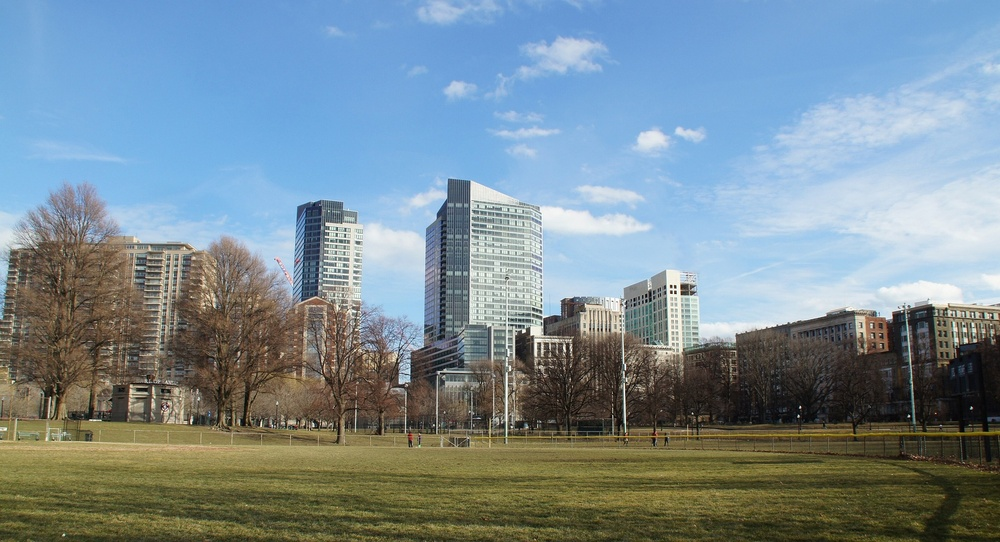
#> input picture OpenCV/Photos/boston.jpg, 1000 x 542 px, shrunk from 1920 x 1041 before the run, found by its file name
$ python edgecascade.py
#> lines starting #> are read from the running program, lines starting #| are printed output that depends on the picture; after the words box and inside, x2 and y2 are one past the last pixel; in counts of white or black regions, pixels touching at a corner belong together
import cv2 as cv
img=cv.imread('Photos/boston.jpg')
#> img is the input picture: shape (542, 1000, 3); mean B, G, R 148.9, 140.1, 122.2
cv.imshow('Image',img)
# canny=cv.Canny(img,125,175)
# cv.imshow('Canny',canny)
blur=cv.GaussianBlur(img,(7,7),cv.BORDER_DEFAULT)
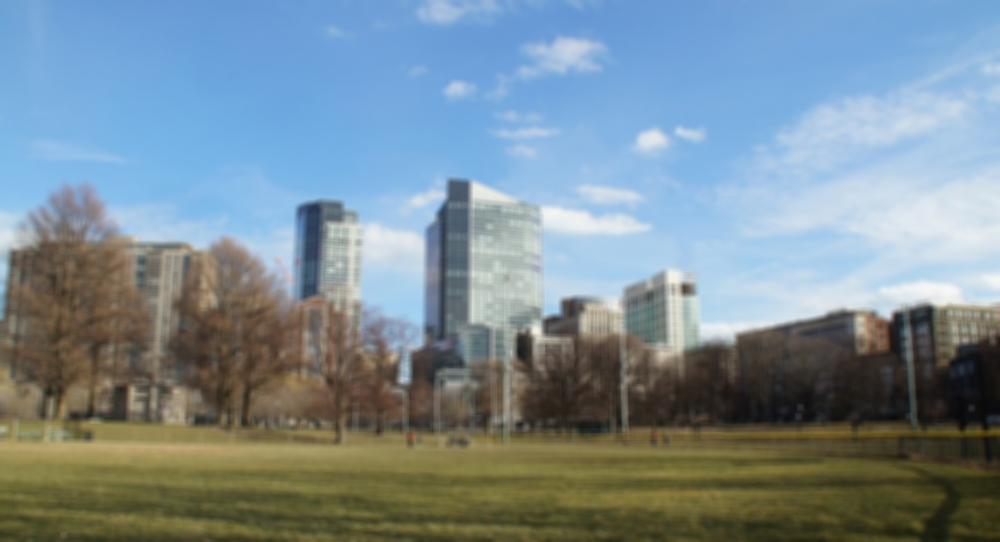
#> blur: shape (542, 1000, 3); mean B, G, R 148.9, 140.1, 122.2
cv.imshow('Blur',blur)
canny=cv.Canny(blur,125,175)
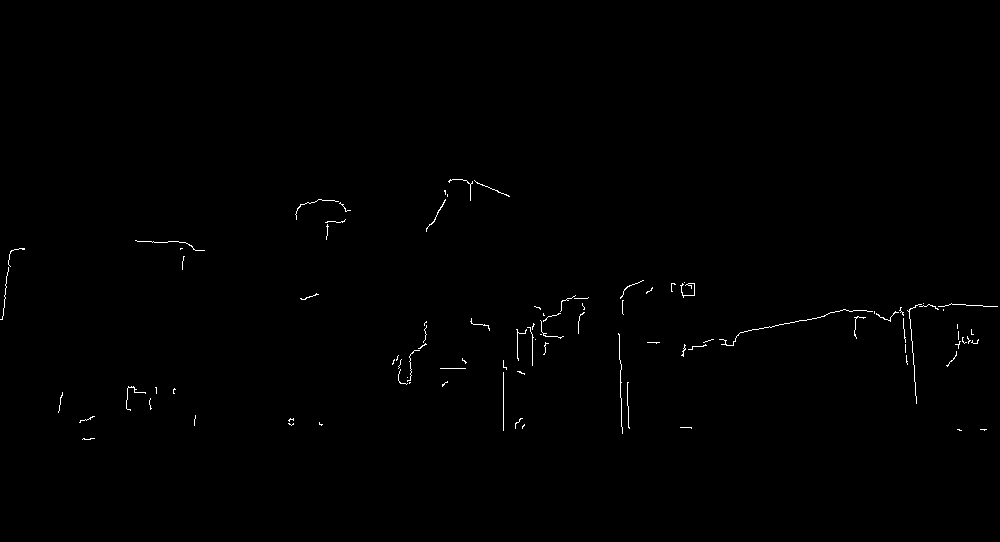
#> canny: shape (542, 1000); 0.41% white in thin lines or dots, all inside (x1, y1, x2, y2) = (0, 179, 998, 440)
cv.imshow('Canny',canny)
cv.waitKey(0)

$ run again, with OpenCV/Photos/dog.jpg copied over OpenCV/Photos/boston.jpg
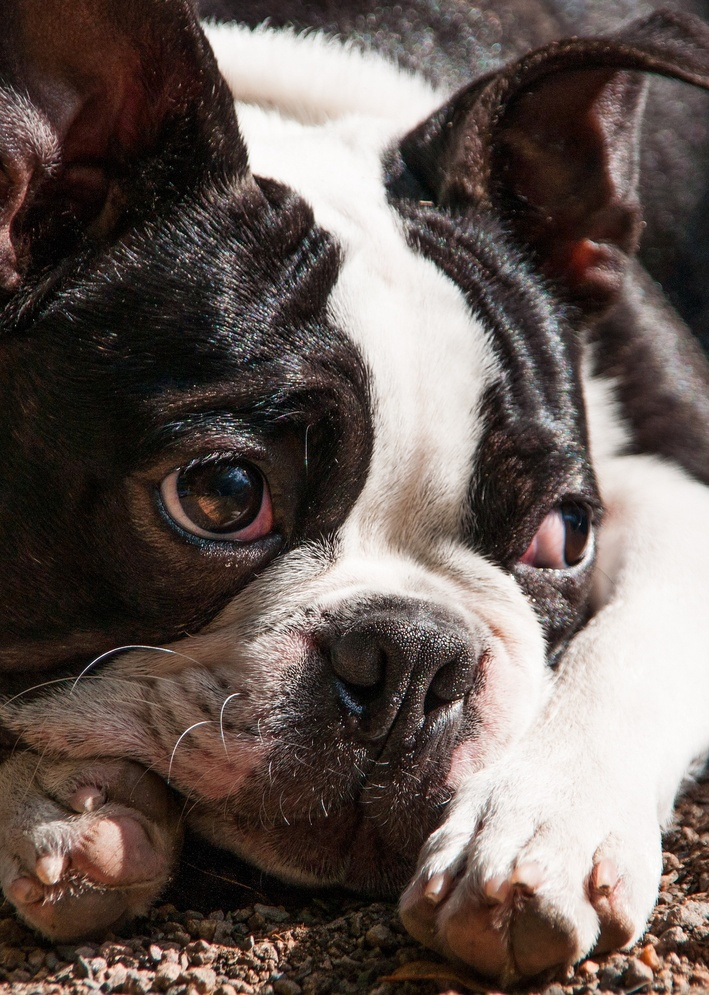
#> input picture OpenCV/Photos/dog.jpg, 709 x 995 px, shrunk from 1368 x 1920 before the run, found by its file name
#> img is the input picture: shape (995, 709, 3); mean B, G, R 85.1, 90.4, 102.6
#> `blur=cv.GaussianBlur(img,(7,7),cv.BORDER_DEFAULT)`:
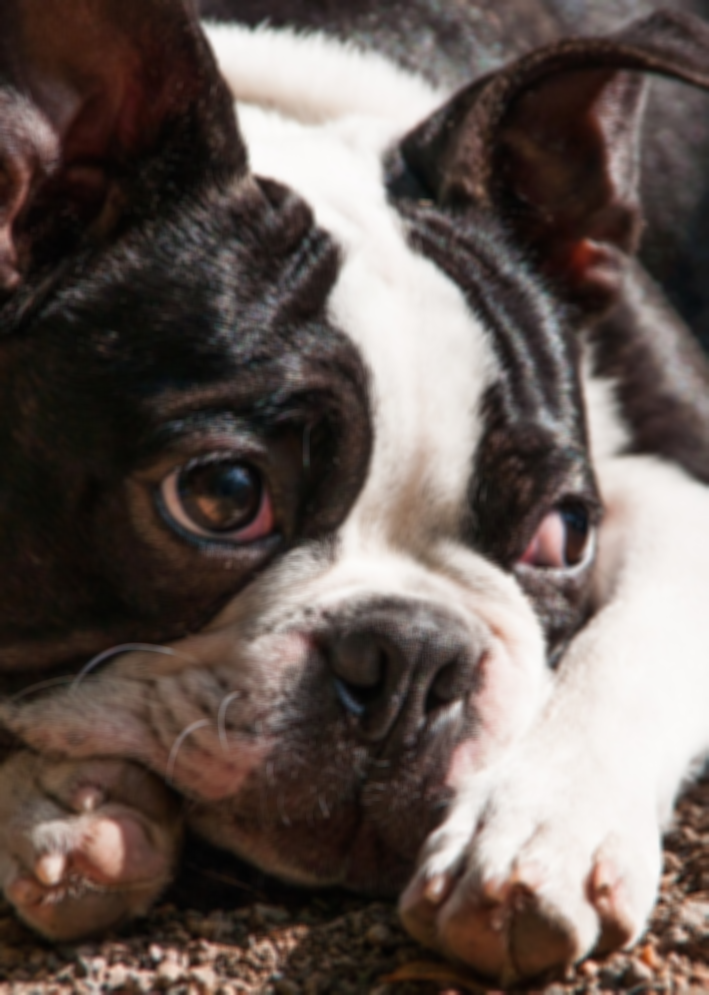
#> blur: shape (995, 709, 3); mean B, G, R 85.1, 90.4, 102.6
#> `canny=cv.Canny(blur,125,175)`:
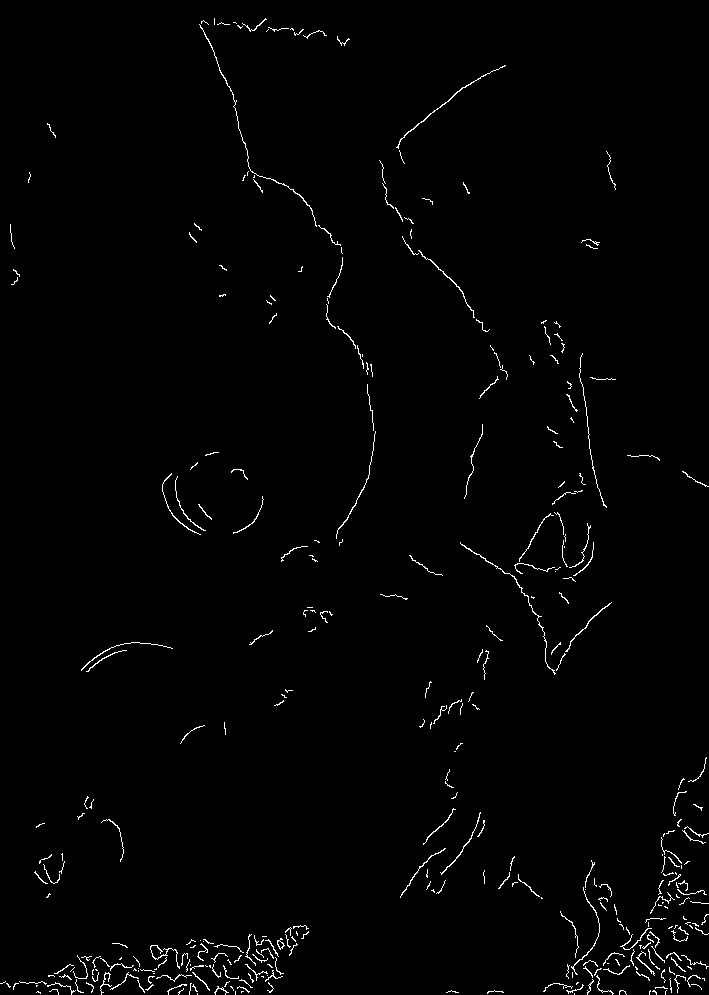
#> canny: shape (995, 709); 1.2% white in thin lines or dots

$ run again, with OpenCV/Photos/lavender.jpg copied over OpenCV/Photos/boston.jpg
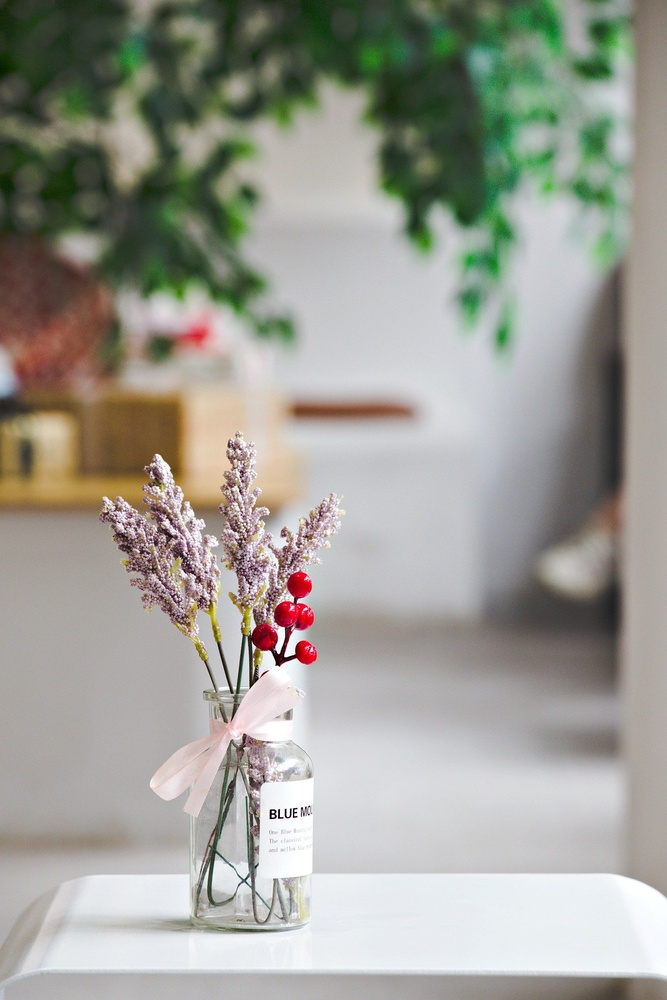
#> input picture OpenCV/Photos/lavender.jpg, 667 x 1000 px, shrunk from 1280 x 1920 before the run, found by its file name
#> img is the input picture: shape (1000, 667, 3); mean B, G, R 148.5, 157.3, 157.2
#> `canny=cv.Canny(blur,125,175)`:
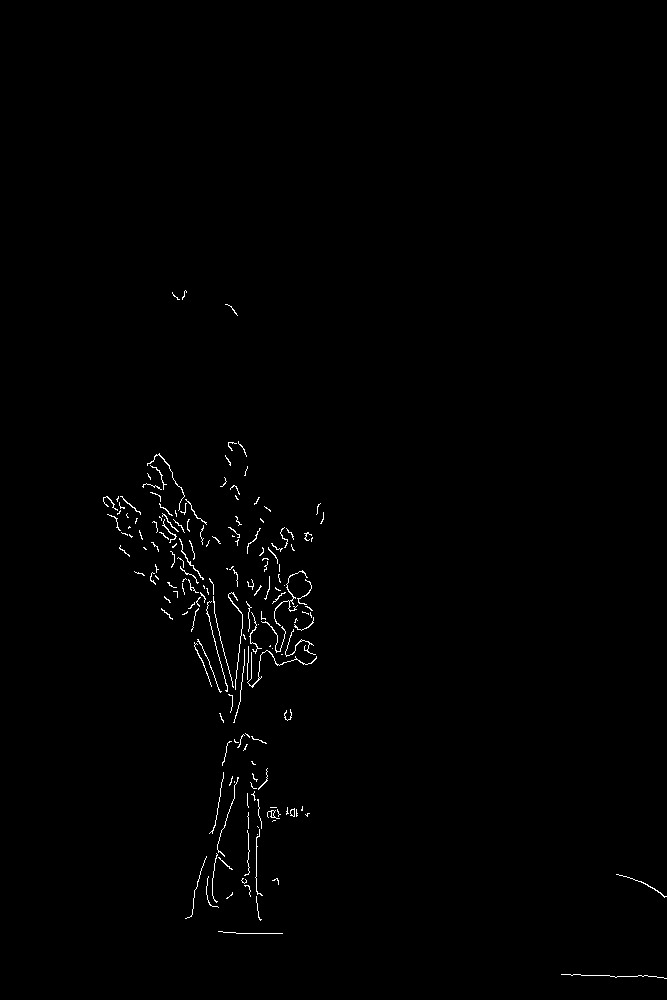
#> canny: shape (1000, 667); 0.65% white in thin lines or dots, all inside (x1, y1, x2, y2) = (103, 290, 667, 979)
